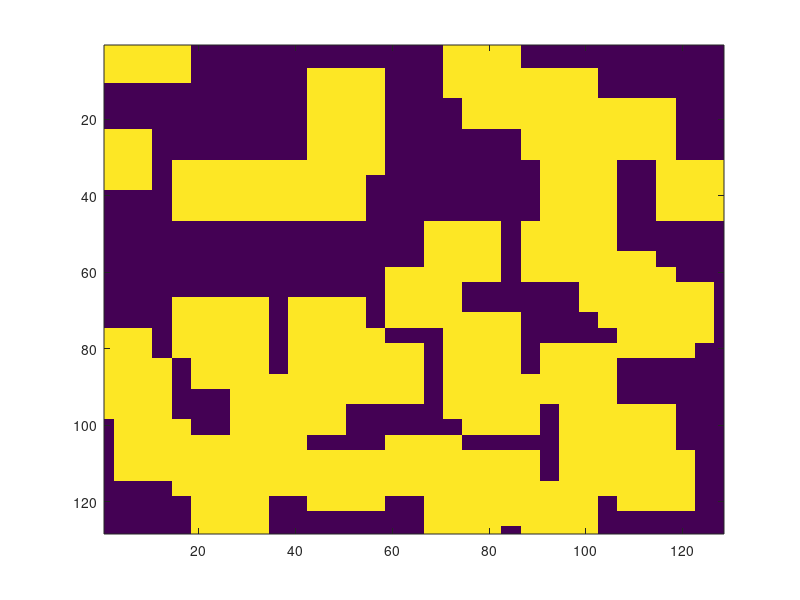

The MATLAB script that drew this image: (Note: this script raises an error after producing the figure.)
clc
clear all
close all

addpath(genpath('./Function'))

x=rand(32,32);

x=(x>0.95);
% x=(x);
x=imresize(x,[128 128]);
x=double(x);
figure,imagesc(x);
pause(1)

h=exp(-[-5:5].*[-5:5]);
h=h'*h;
h=h/sum(h,'all');

y=conv2(x,h,'full');

figure,imagesc(y);
pause(1)

xx=deconv2_fast_grad_descent(y,h);

figure,imagesc(xx);